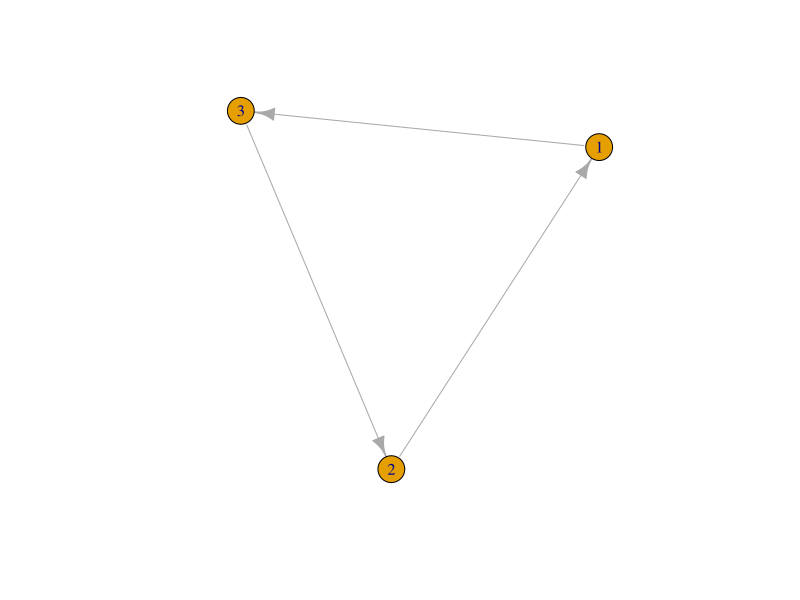
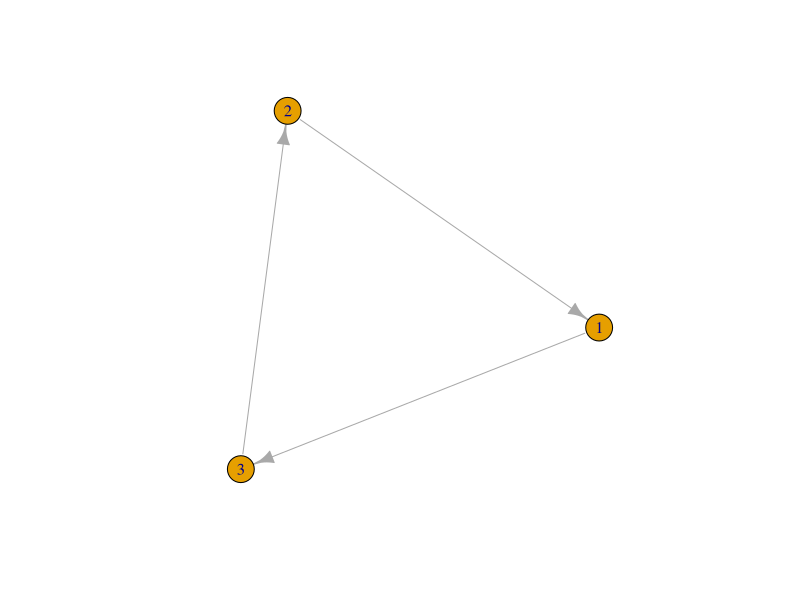
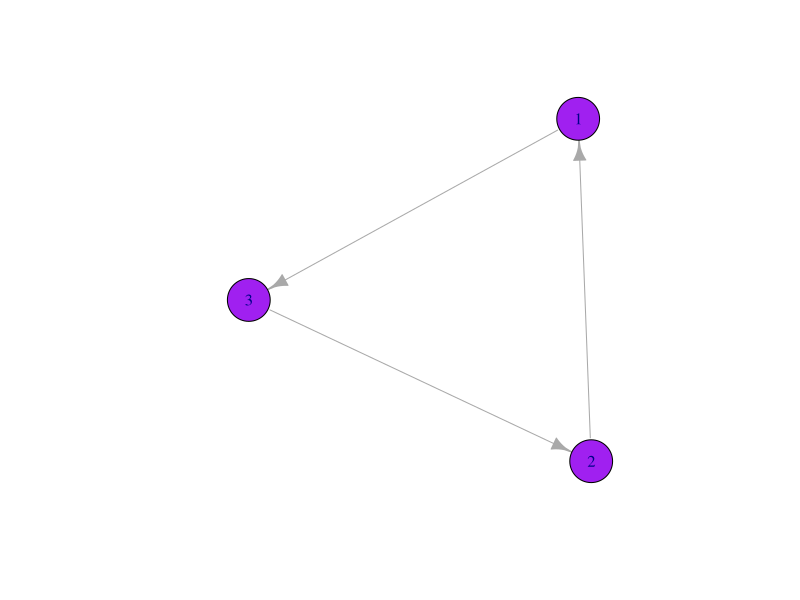
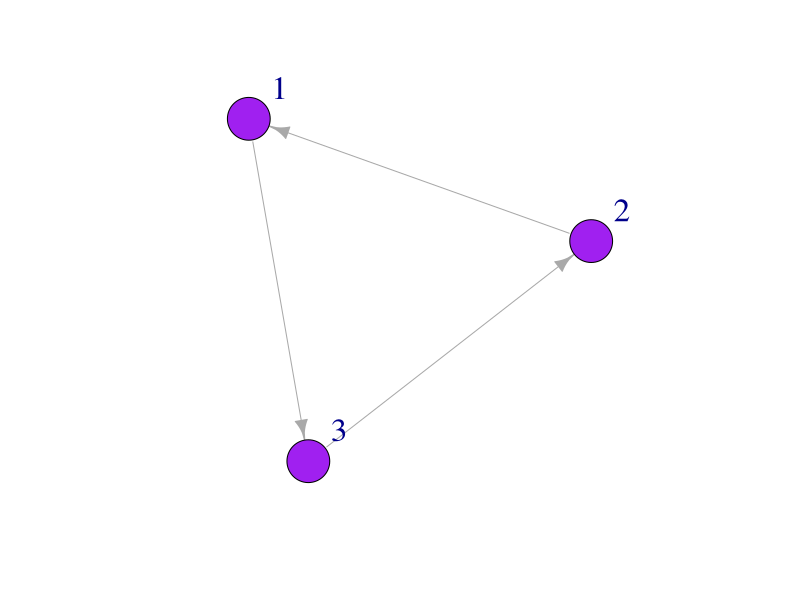
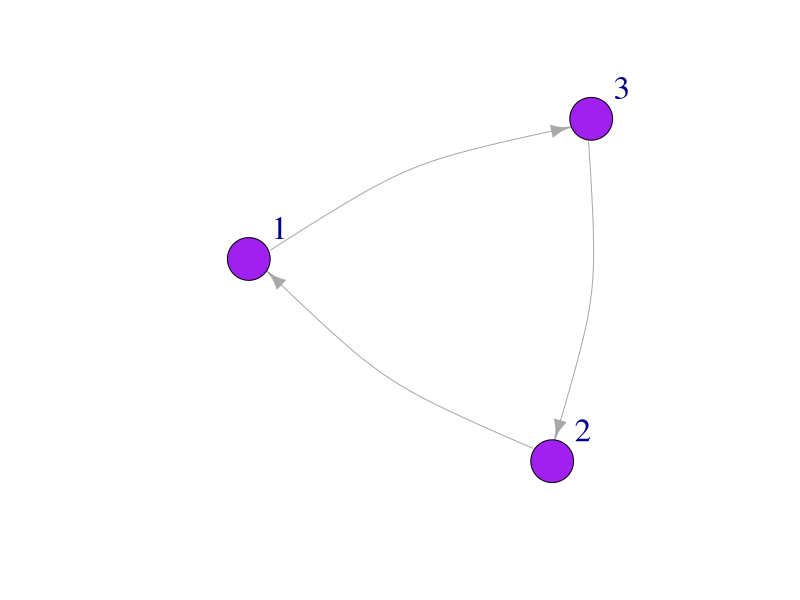
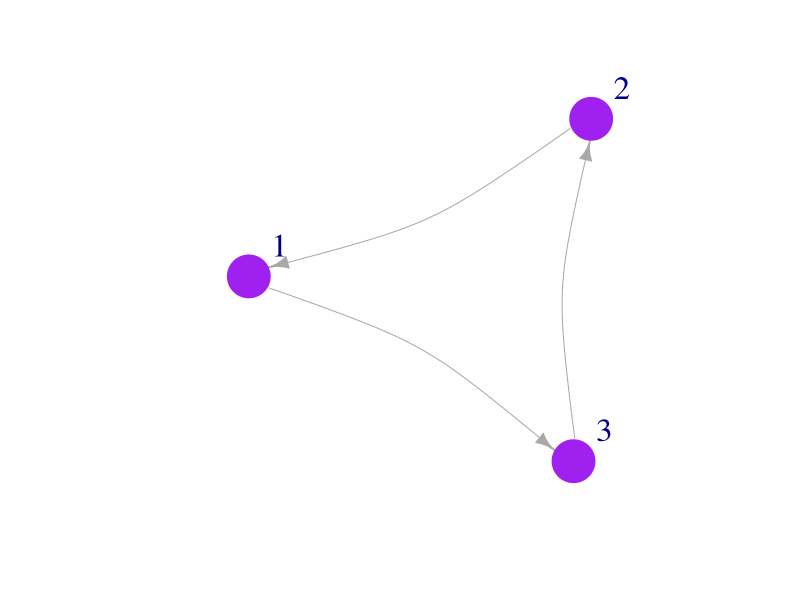
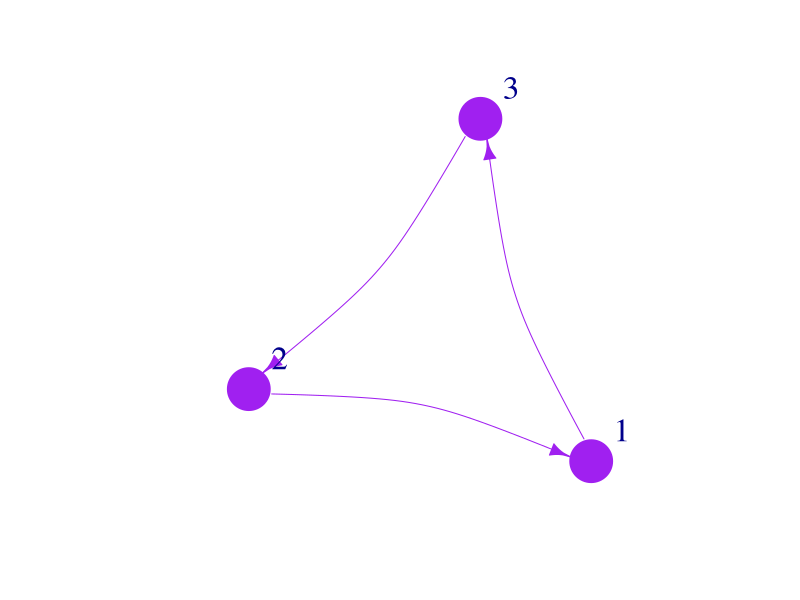
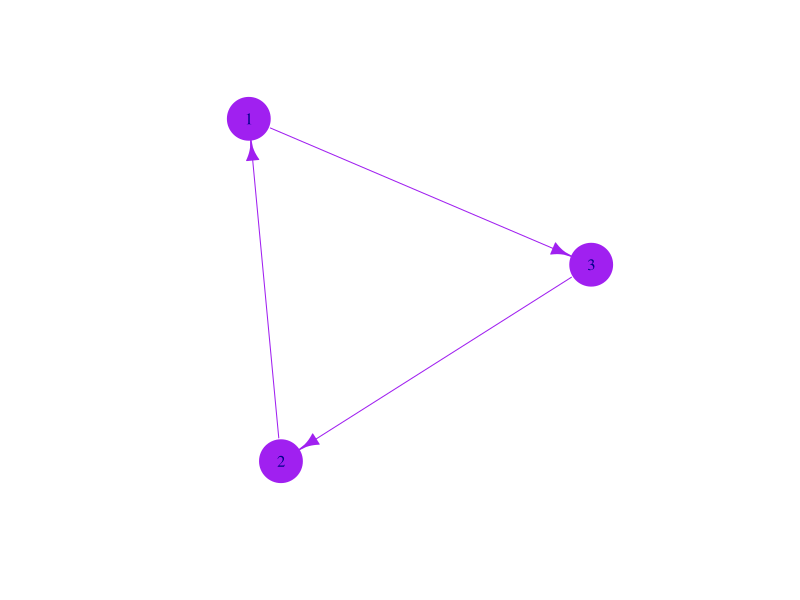

R code for these plots, in order:
## ---- chunk 1
library(igraph)
library(ggplot2)
## ---- chunk 2
mat1 <- matrix(c(0, 1, 0, 0, 0, 1, 1,0, 0), 
               nrow=3, ncol=3) ### matrix function 
mat1
## ---- chunk 3
mat2 <- graph_from_adjacency_matrix(mat1)
plot(mat2, edge.arrow.size = 1) ## set the size of the arrows 
## ---- chunk 4
mat3 <- graph(edges=c(1,3, 3,2, 2,1), n=3, directed=T ) # use graph function and list edges 
plot(mat3, edge.arrow.size = 1)
## ---- chunk 5
plot(mat3, 
     edge.arrow.size = 1, 
     vertex.color = "purple", 
     vertex.size = 25, 
     vertex.label.cex = 1)

## ---- chunk 6
plot(mat3, 
     edge.arrow.size = 1, 
     vertex.color = "purple", 
     vertex.size = 25, 
     vertex.label.cex = 2, 
     vertex.label.dist = 3.5)
## ---- chunk 7
plot(mat3, 
     edge.arrow.size = 1, 
     vertex.color = "purple", 
     vertex.size = 25, 
     vertex.label.cex = 2, 
     vertex.label.dist = 3.5, 
     edge.curved = .2)
## ---- chunk 8
plot(mat3, 
     edge.arrow.size = 1, 
     vertex.color = "purple", 
     vertex.frame.color="purple",
     vertex.size = 25, 
     vertex.label.cex = 2, 
     vertex.label.dist = 3.5, 
     edge.curved = .2)
## ---- chunk 9
plot(mat3, 
     edge.arrow.size = 1, 
     vertex.color = "purple", 
     vertex.frame.color="purple",
     vertex.size = 25, 
     vertex.label.cex = 2, 
     vertex.label.dist = 3.5, 
     edge.curved = .2,
     edge.color="purple")
## ---- chunk 10
V(mat3)$color <- 'purple'
V(mat3)$size <- 25
E(mat3)$color <- 'purple'
E(mat3)$arrow.size <- 1
V(mat3)$frame.color <- 'purple'
plot(mat3)
## ---- chunk 11
Nodelist <- data.frame(
                Names =c("Jim", "Carole", "Joe", "Michelle", "Jen", "Pete", "Paul", 
                         "Tim", "Jess", "Mark", "Jill", "Cam", "Kate") ,
                YearsFarming = c(8.5, 6.5, 4, 1, 3, 10, 5, 5, 5, 1, 1, 6, 6) , 
                Age = c(27, 52, 49, 32, 65, 72, 42, 67, 48, 33, 67, 75, 39) , 
                Gender = c("Male", "Female", "Male", "Female", "Female", "Male",
                           "Male","Male", "Female", "Male", "Female", "Male", 
                           "Female"))
Nodelist       
## ---- chunk 12
Edgelist <- data.frame(
                  From = c("Jim", "Jim", "Jim", "Jill", "Kate", "Pete", 
                           "Pete", "Jess", "Jim", "Jim", "Pete"),
                  To = c("Carole", "Jen", "Pete", "Carole", "Joe", 
                         "Carole", "Paul", "Mark", "Cam", "Mark", "Tim"),
                  Times =c(3, 7, 6, 6, 5, 3, 2, 1, 1, 2, 5)
)
Edgelist
## ---- chunk 13
FarmNetwork <- graph_from_data_frame(d = Edgelist, vertices = Nodelist, directed = T)
FarmNetwork
E(FarmNetwork) # view edges
V(FarmNetwork) # view nodes
## ---- chunk 14
plot(FarmNetwork, edge.arrow.size = .5, vertex.color = "plum", vertex.label.dist = 2.5)

## ---- chunk 15
V(FarmNetwork)$color <- ifelse(V(FarmNetwork)$Gender == "Male", "#4682B4", "#C83200")
V(FarmNetwork)$frame.color <- ifelse(V(FarmNetwork)$Gender == "Male", "#4682B4", "#C83200")
plot(FarmNetwork, edge.arrow.size = .5, vertex.label.dist = 2.5, edge.curved = .2)

## ---- chunk 16
Layout1 <- layout_in_circle(FarmNetwork)
plot(FarmNetwork, edge.arrow.size = .5, vertex.label.dist = 2.5, layout = Layout1)
## ---- chunk 17
Layout2 <- layout_as_star(FarmNetwork)
plot(FarmNetwork, edge.arrow.size = .5, vertex.label.dist = 2.5, layout = Layout2)
## ---- chunk 18
Layout3 <- layout_with_kk(FarmNetwork)
plot(FarmNetwork, edge.arrow.size = .5, vertex.label.dist = 2.5, layout = Layout3)
## ---- chunk 19
Layout4<- layout_with_fr(FarmNetwork)
plot(FarmNetwork, edge.arrow.size = .5, vertex.label.dist = 2.5, layout = Layout4)
## ---- chunk 20

V(FarmNetwork)$size <- V(FarmNetwork)$YearsFarming # size the nodes by number of years farming
plot(FarmNetwork, edge.arrow.size = .5, vertex.label.dist = 2.5)

## ---- chunk 21

V(FarmNetwork)$size <- V(FarmNetwork)$YearsFarming *2 ## scale by multiplying by 2
plot(FarmNetwork, edge.arrow.size = .5, vertex.label.dist = 2.5)

## ---- chunk 22
E(FarmNetwork)$width <- E(FarmNetwork)$Times/1.5
plot(FarmNetwork, 
     edge.arrow.size = .7, 
     vertex.label.dist = 2.5, 
     edge.curved = .2, 
     layout = Layout2)
## ---- chunk 23
plot(FarmNetwork, 
     edge.arrow.size = .7, 
     vertex.label.dist = 2.5, 
     edge.curved = .2, 
     layout = Layout1)
legend(x=-1.5, 
       y=-1.1, 
       c("Male","Female"), 
       pch=21, 
       pt.bg=c("#4682B4", "#C83200"),
       pt.cex=2, 
       cex=.8, 
       bty="n", 
       ncol=1)

## ---- chunk 24
ggsave(plot(FarmNetwork, 
            edge.arrow.size = .5, 
            vertex.label.dist = 2.5),
       filename = "graph/Network.tiff", width =150, height = 150, units = "mm",
         dpi = 300)
